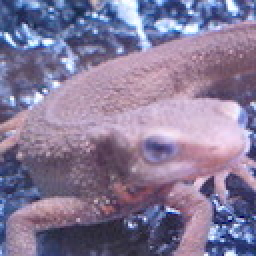
//> input picture opencv_learn/build/imori.jpg, 128 x 128 px (shown 2 times larger)
$ ./exercise_6   (built with g++ and OpenCV 4)
//> lines starting //> are read from the running program, lines starting //| are printed output that depends on the picture
#include <opencv2/opencv.hpp>
#include <opencv2/core.hpp>
#include <opencv2/highgui.hpp>

cv::Mat sub_color(cv::Mat img)
{
    double value[4] = {32, 96, 160, 224};

    int rows = img.rows;
    int cols = img.cols;

    cv::Mat res = cv::Mat::zeros(rows, cols, CV_8UC3);

    for (int k = 0; k < 3; k++)
        for (int i = 0; i < rows; i++)
            for (int j = 0; j < cols; j++)
            {
                double val = img.at<cv::Vec3b>(i, j)[k];
                auto &n_val = res.at<cv::Vec3b>(i, j)[k];
                if (val < 64)
                    n_val = value[0];
                else if (val < 128)
                    n_val = value[1];
                else if (val < 192)
                    n_val = value[2];
                else if (val < 256)
                    n_val = value[3];
            }

    return res;
}

int main(int argc, char **argv)
{
    {
        cv::Mat img = cv::imread("../build/imori.jpg");
//> img is the input picture: 128 rows x 128 cols, CV_8UC3; mean B, G, R 152.8, 121.8, 134.1
        if (img.empty())
        {
            std::cout << "图像读取错误！！！" << std::endl;
            return -1;
        }
        cv::Mat n_img = sub_color(img);
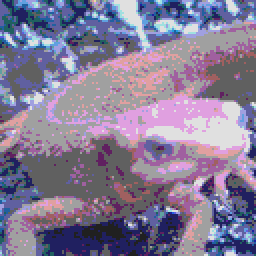
//> n_img: 128 rows x 128 cols, CV_8UC3 (shown 2 times larger); mean B, G, R 150.7, 123.1, 132.5
        {
            cv::imshow("img", img);
            cv::imshow("n_img", n_img);
            cv::waitKey(0);
            // cv::destroyAllWindows();
        }
    }

    /********************************************/
    {
        cv::Mat img = cv::imread("../build/image_1.png");
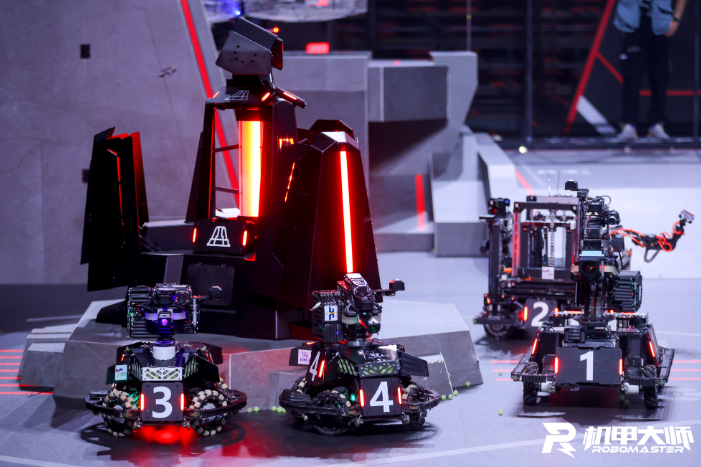
//> input picture opencv_learn/build/image_1.png, 701 x 467 px
//> img is the input picture: 467 rows x 701 cols, CV_8UC3; mean B, G, R 107.9, 78.4, 93.1
        if (img.empty())
        {
            std::cout << "图像读取错误！！！" << std::endl;
            return -1;
        }
        cv::Mat n_img = sub_color(img);
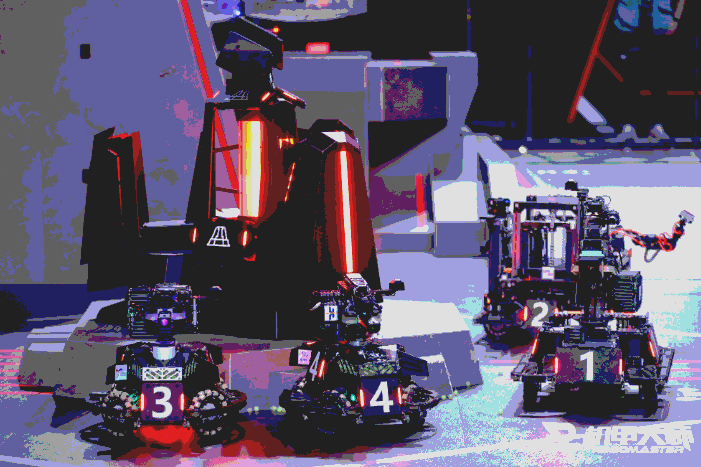
//> n_img: 467 rows x 701 cols, CV_8UC3; mean B, G, R 108.9, 85.5, 94.2
        {
            cv::imshow("img", img);
            cv::imshow("n_img", n_img);
            cv::waitKey(0);
            // cv::destroyAllWindows();
        }
    }

    return 0;
}
